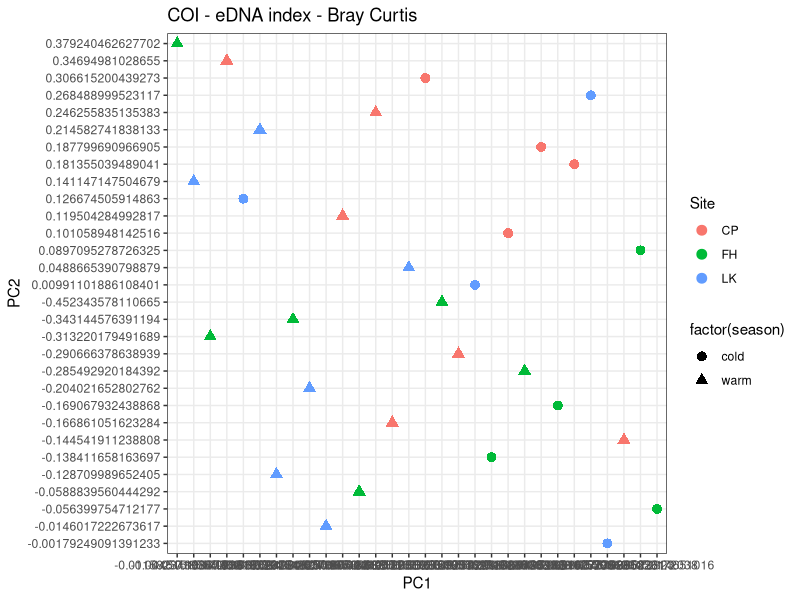

Here is the R script that generated this plot:
## ---- chunk 1
knitr::opts_chunk$set(echo = TRUE)

library(tidyverse)
library(dplyr)
library(vegan)
library(ggplot2)
## ---- chunk 2
eDNAindex <- read.csv("../data/eDNAindex.avg.reps.csv")
species_annotated <- read.csv("../data/species_annotated.csv")

eDNAindex.PA <- eDNAindex %>%
  select(sample, species, eDNA_index) %>%
  pivot_wider(names_from=sample, values_from=eDNA_index, values_fill=list(eDNA_index=0))

eDNAindex.PA <- eDNAindex.PA %>%  
  pivot_longer(!species, names_to='sample', values_to='eDNA_index') 

# why does NA show up here
Index.check.PA <- eDNAindex.PA %>% 
  group_by(species) %>% 
  summarize(max(eDNA_index),
            min(eDNA_index))

Index.check <- eDNAindex %>%
  group_by(species) %>% 
  summarize(max(eDNA_index),
            min(eDNA_index))

# filter by values in annotated csv 
# eDNAindex.PA <- left_join(eDNAindex.PA, species_annotated) %>%
#   filter(benthos %in% c("BEN","both")) %>%
#   select(species, sample, eDNA_index)
  
write_csv(eDNAindex.PA, "../data/longform_eDNAind_draft.csv")
## ---- chunk 3
# example data 
data(varespec)

# wide data to match vegdist() example above data(varespec) --looking good so far 10/8/2021
wide.eDNA.index <- eDNAindex.PA %>%
  pivot_wider(names_from = species, values_from =eDNA_index)

wide.eDNA.index <- wide.eDNA.index %>%
  separate(col=sample, into=c('site','date'), sep='[_]', remove=FALSE) %>%
  filter(site %in% c('CP','LK','FH'))

# save sample names as vector
sample_sites <- wide.eDNA.index$sample

# get rid of sample names so we can use vegdist()
wide.eDNA.index <- wide.eDNA.index %>%
  select(-c(sample, date, site))

# calculate parewise dissimilarities - next step reproduce figure in emily's tides paper! 
dist.matrix <- vegdist(wide.eDNA.index, method='bray')
## ---- chunk 4
# wide.eDNA.index %>%
#   metaMDS(trace = F) %>%
#   ordiplot(type = "none") %>%
#   text("sites")
## ---- chunk 5
pca.raw.bc.nmds <- metaMDS(wide.eDNA.index, distance = "jaccard")
pca.raw.bc.MDS1 <- pca.raw.bc.nmds$points[,1] #store nmds values
pca.raw.bc.MDS2 <- pca.raw.bc.nmds$points[,2] #store nmds values 

raw.pca.to.plot <- cbind(sample_sites, pca.raw.bc.MDS1, pca.raw.bc.MDS2)

raw.pca.to.plot <- raw.pca.to.plot %>%
  as.data.frame() %>%
  separate(col=sample_sites, into=c('site','date'), sep='[_]') %>%
  separate(col=date, into=c('year','month'), sep=4) %>%
  mutate(season = case_when(
    month %in% c('01','03','10','11') ~ 'cold',
    month %in% c('05','06','07','08','09') ~ 'warm'
  ))
## ---- chunk 6
ggplot(raw.pca.to.plot, aes(x=pca.raw.bc.MDS1, y=pca.raw.bc.MDS2)) +
  geom_point(size=3, aes(color=factor(site), shape=factor(season))) +
  theme_bw() +
  labs(x="PC1",y="PC2", color="Site") +
  ggtitle('COI - eDNA index - Bray Curtis') 
